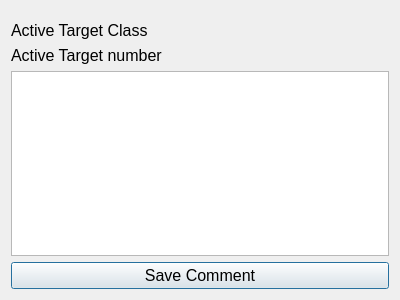
<?xml version="1.0" encoding="UTF-8"?>
<ui version="4.0">
 <class>targetCommentDlg</class>
 <widget class="QDialog" name="targetCommentDlg">
  <property name="geometry">
   <rect>
    <x>0</x>
    <y>0</y>
    <width>400</width>
    <height>300</height>
   </rect>
  </property>
  <property name="windowTitle">
   <string>Insert Target Comment</string>
  </property>
  <layout class="QVBoxLayout" name="verticalLayout_2">
   <item>
    <layout class="QGridLayout" name="gridLayout" rowminimumheight="0,0">
     <property name="topMargin">
      <number>10</number>
     </property>
     <item row="0" column="0">
      <widget class="QLabel" name="label">
       <property name="font">
        <font>
         <pointsize>12</pointsize>
        </font>
       </property>
       <property name="text">
        <string>Active Target Class</string>
       </property>
      </widget>
     </item>
     <item row="0" column="1">
      <widget class="QLabel" name="tClassLabel">
       <property name="font">
        <font>
         <pointsize>12</pointsize>
        </font>
       </property>
       <property name="text">
        <string/>
       </property>
      </widget>
     </item>
     <item row="1" column="0">
      <widget class="QLabel" name="label_3">
       <property name="font">
        <font>
         <pointsize>12</pointsize>
        </font>
       </property>
       <property name="text">
        <string>Active Target number</string>
       </property>
      </widget>
     </item>
     <item row="1" column="1">
      <widget class="QLabel" name="tNumLabel">
       <property name="font">
        <font>
         <pointsize>12</pointsize>
        </font>
       </property>
       <property name="text">
        <string/>
       </property>
      </widget>
     </item>
    </layout>
   </item>
   <item>
    <layout class="QVBoxLayout" name="verticalLayout">
     <item>
      <widget class="QPlainTextEdit" name="commentBox">
       <property name="font">
        <font>
         <pointsize>12</pointsize>
        </font>
       </property>
      </widget>
     </item>
    </layout>
   </item>
   <item>
    <widget class="QPushButton" name="saveAndExitBtn">
     <property name="font">
      <font>
       <pointsize>12</pointsize>
      </font>
     </property>
     <property name="text">
      <string>Save Comment</string>
     </property>
    </widget>
   </item>
  </layout>
 </widget>
 <resources/>
 <connections/>
</ui>
